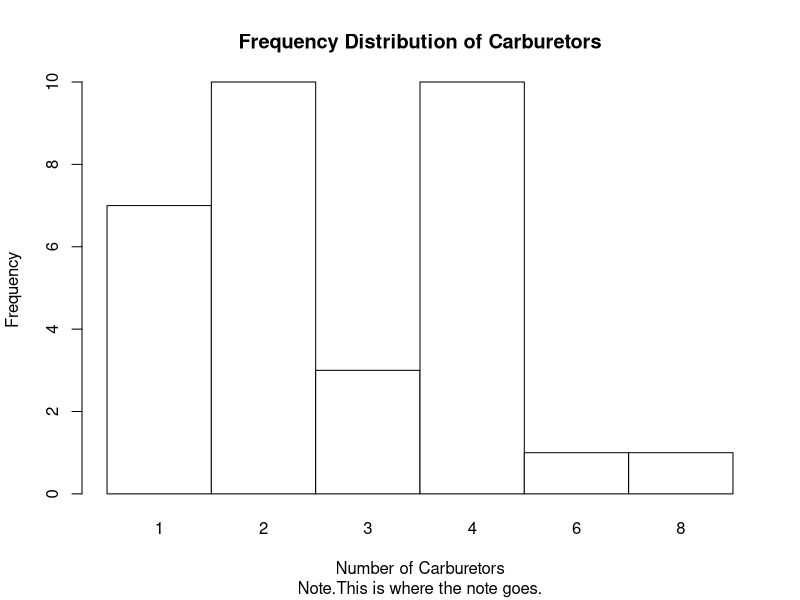
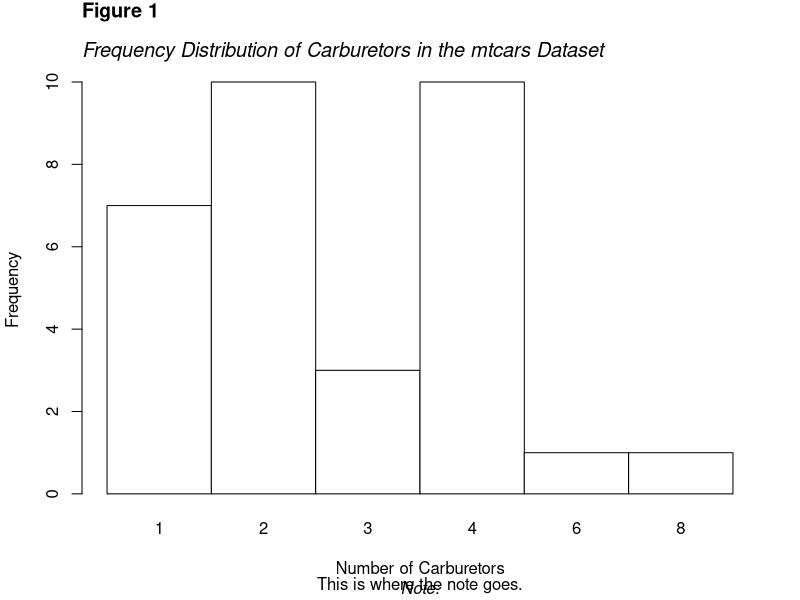

The R source for these figures, in order: (Note: this script raises an error after producing the figures.)
DataForPlot = mtcars



barplot(table(mtcars$carb),
        space = 0,
        col = 0,
        main = "Frequency Distribution of Carburetors",
        sub = "Note.This is where the note goes.",
        #ylim = c(0,max(mtcars$carb)),
        ylab = "Frequency",
        xlab = "Number of Carburetors"
       )

# Frequency distribution of carburetors in the mtcars dataset

barplot(table(mtcars$carb), # table() will give you frequencies.
        space = 0, # No spaces will make this a histogram.
        col = 0, # No fill for APA style.
        ylab = "Frequency",
        xlab = "Number of Carburetors",
        main = "", # Prevent a middle justified title; we'll add it with title()
        )  

# Add left-justified multi-line title with italics on the second line
title(main = expression(bold("Figure 1")),
                        adj = 0,    # 0 = left justified
                        line = 3.5  # Adjust vertical positioning if needed
      )

title(main = expression(italic("Frequency Distribution of Carburetors in the mtcars Dataset")),
      adj = 0,          # 0 = left justified
      line = 1.5,     # Adjust vertical positioning if needed
                        )

title(sub = expression(italic("Note:"),
      adj = 0)
      )
      

title(sub = expression("This is where the note goes.",
      adj = .05)
      )


# Alternative using paste() + bquote() if you prefer non-expression approach:
title(main = bquote("Frequency Distribution of Carburetors" ~ .(italic("Note: This is where the note goes."))),
      adj = 0)
